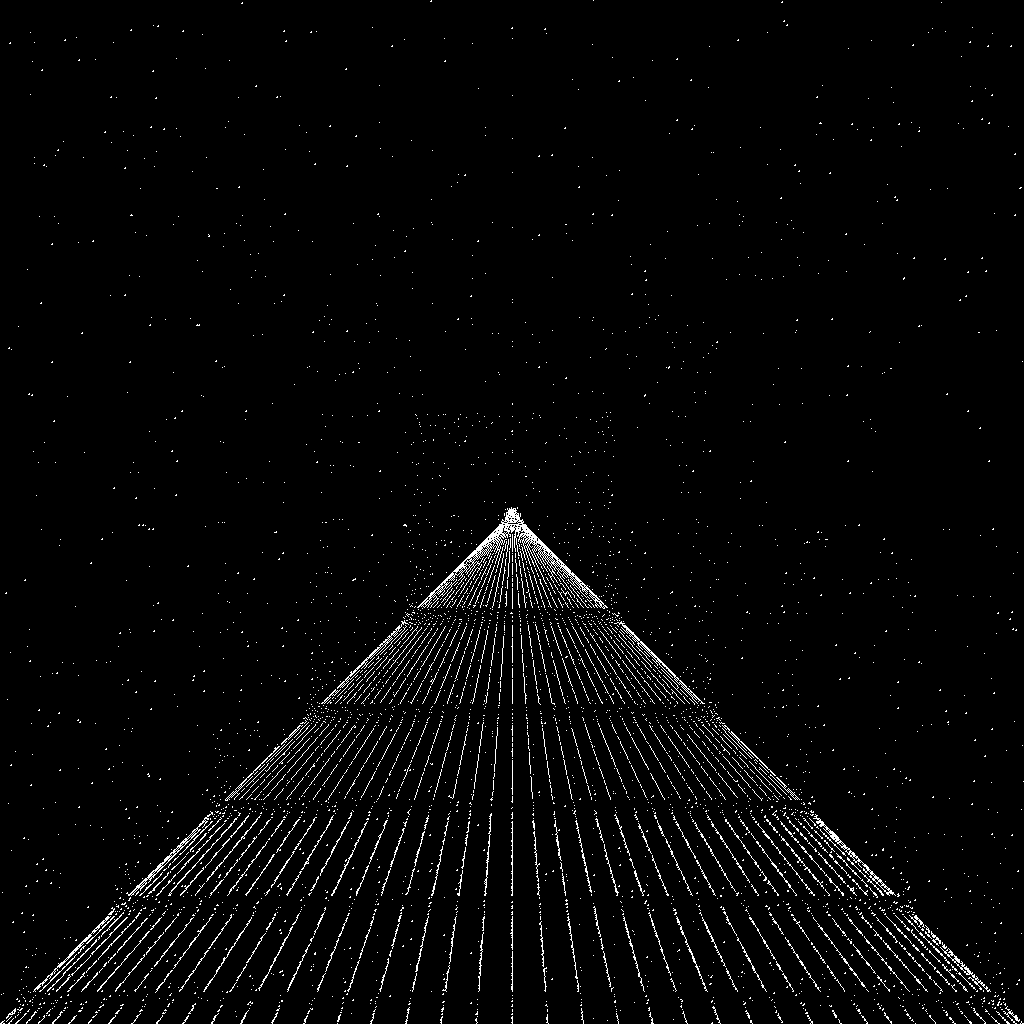
Frame 1 (no input)
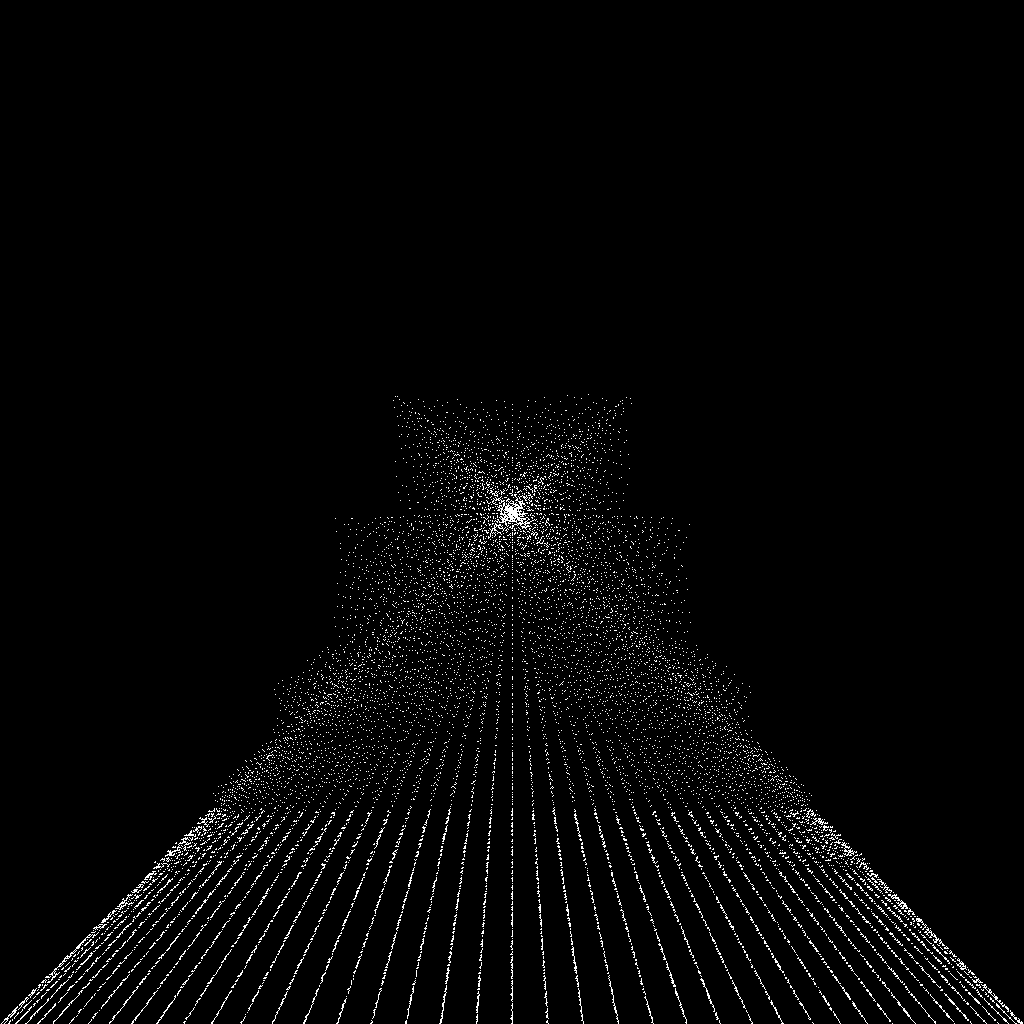
Frame 60 (the mouse pressed at the canvas centre just before this capture)
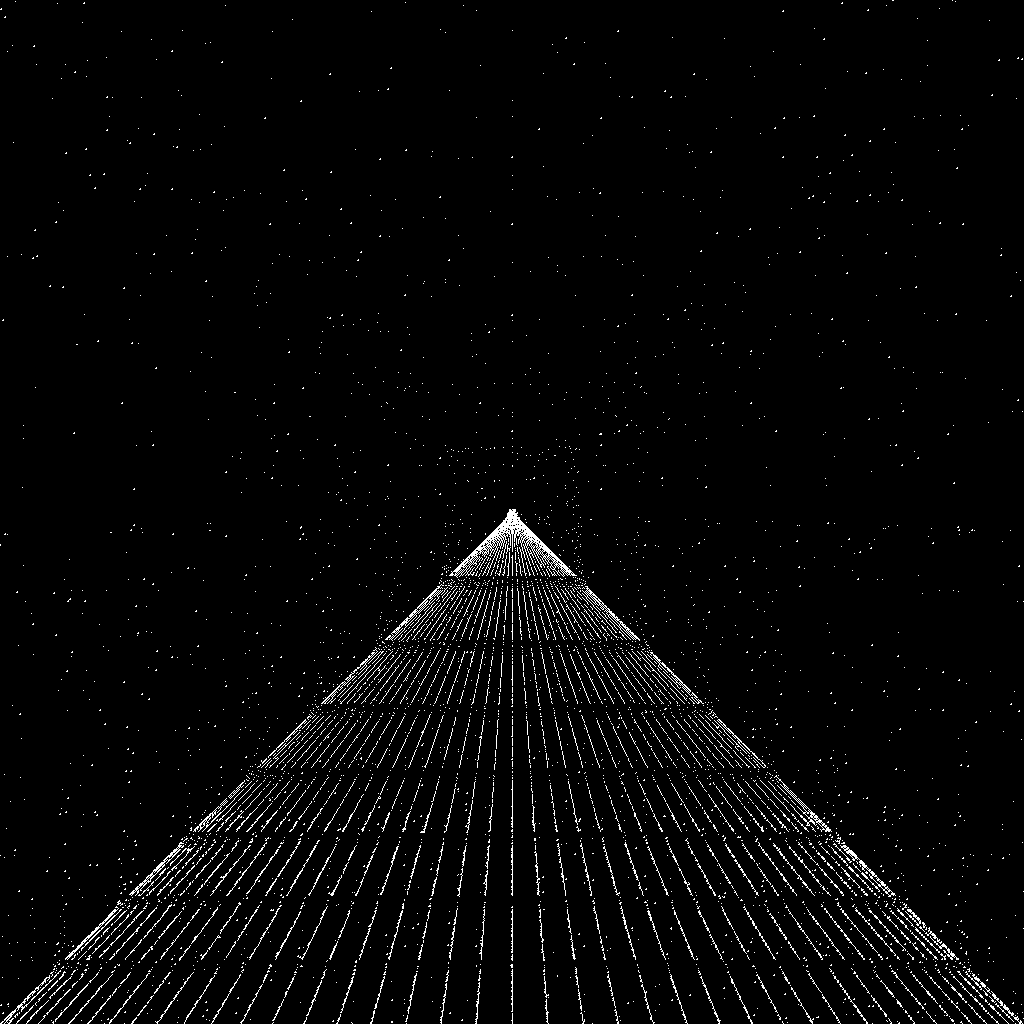
Frame 120 (the mouse held since frame 60 and released just before this capture)

The Processing sketch that drew these frames (run headless with seeded random() and noise(); from frame 60 on, the mouse is pressed at the canvas centre):

// Processing sketch: sketch_2203080a1
// ── sketch_2203080a1.pde
int pressed = 1 ;
int efe = 2 ;
int rvers = 1 ;

int vaievolta(int w) {
  if (w%60==0||efe<=1) {
    rvers = rvers*-1;
  } 
  efe = efe+rvers ;
  return efe;
}

void setup() {
  size(1024,1024) ;
  //fullScreen();
  noSmooth();
  background(0);
  stroke(255);
}                                                                 

void draw() {
  background(0);
  
  int f = frameCount%width;
  
  translate(width/2,height/2);
  
  int cc = vaievolta(frameCount);
  
  for( int n = 0 ; n < width ; n++) {
    for( int i = 0 ; i < 360 ; i+= 8 ) {      
      float xx = sin(radians(cc+i+n<<cc%8)*128)*n;
      float yy = cos(radians(i>>n/(cc)))*n;
      //stroke(map(i,0,300,0,255));
      if (n>300) { 
        strokeWeight(random(0.1,3));
      } else {
        strokeWeight(random(0.1,1));
      }
      point(xx,yy);
    } 
  }
  
}

void keyPressed() {
  if (key == 'a') {
    pressed += 1 ;
  }
}
